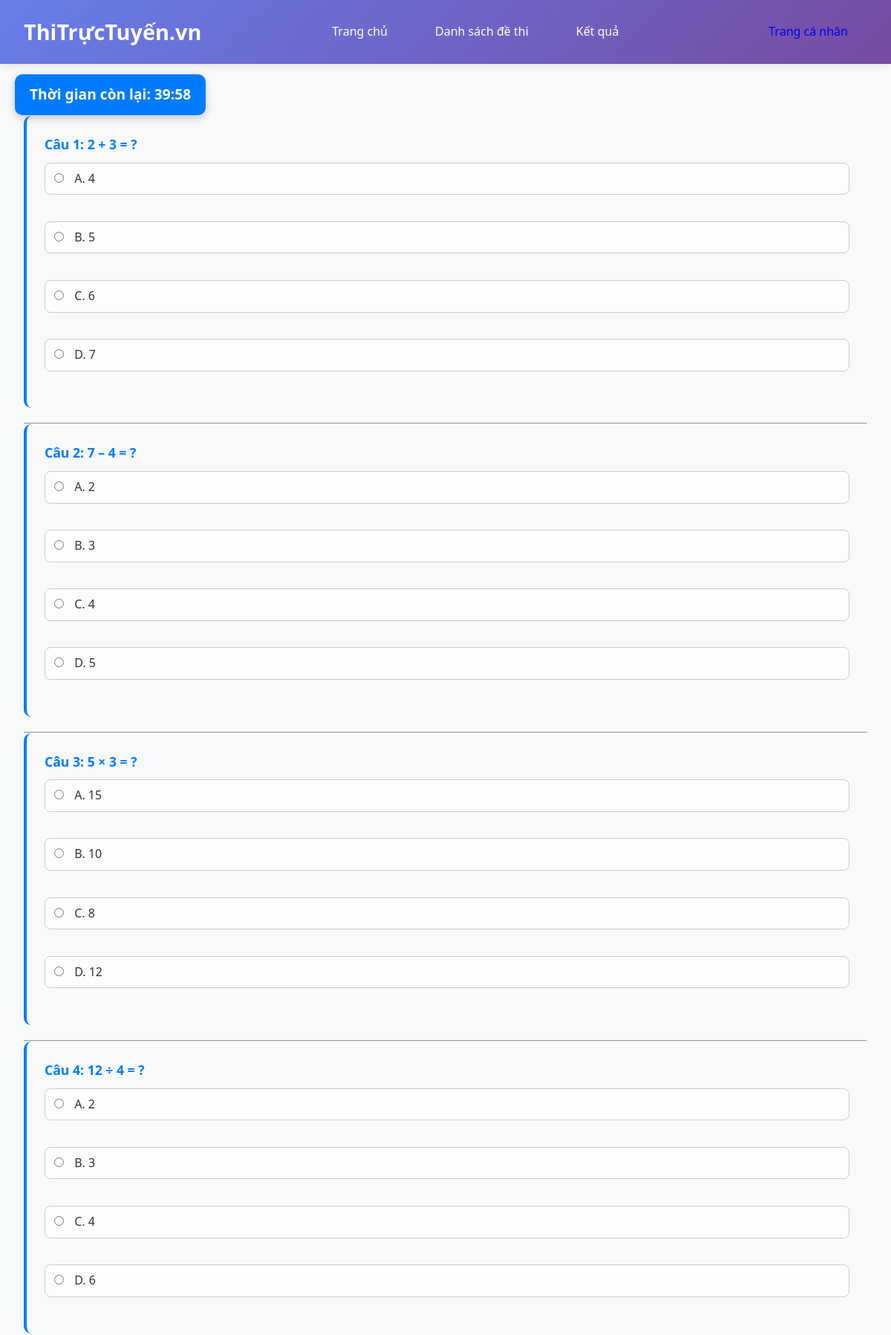
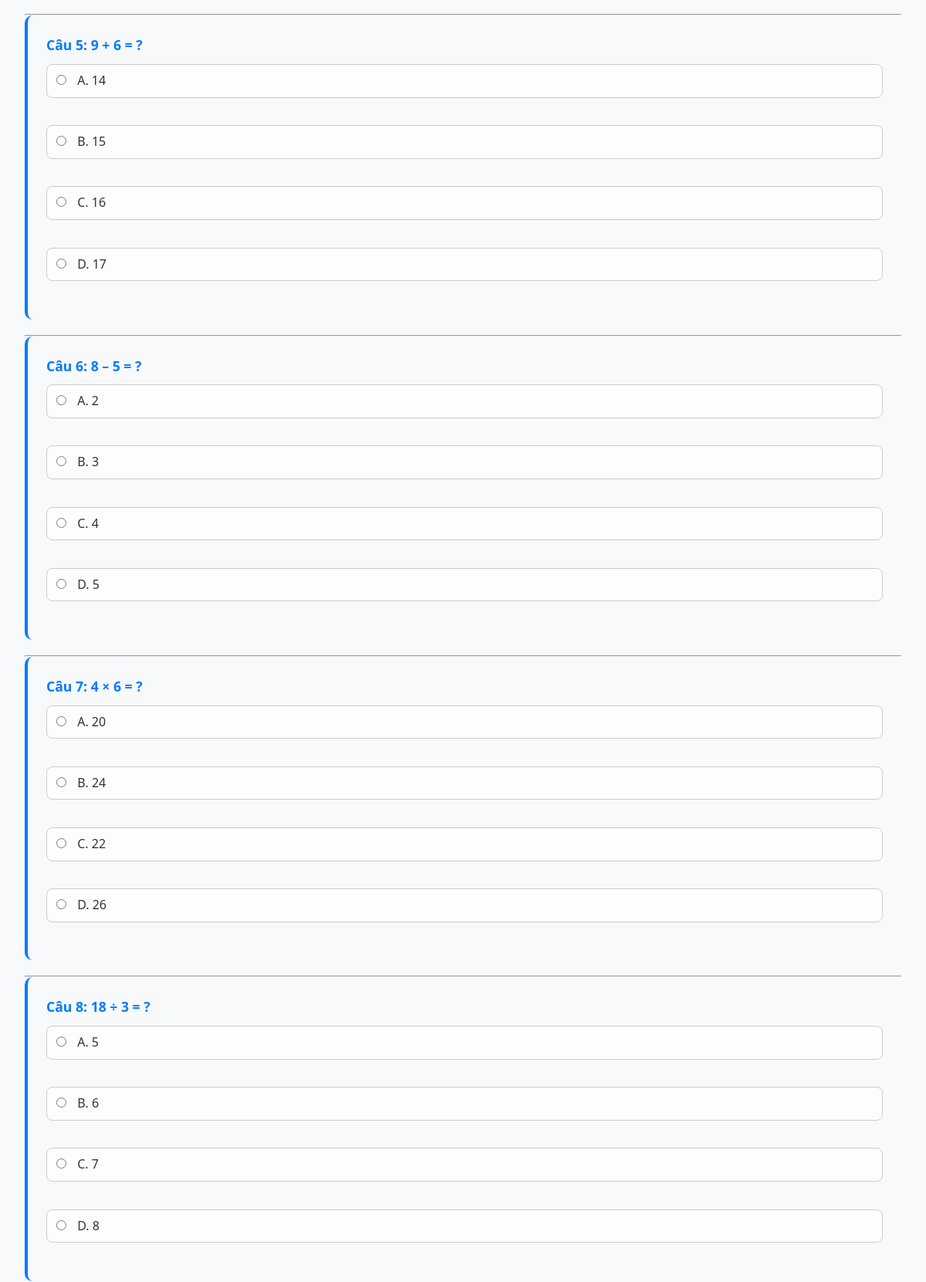
Page /chucnang/exam_page.php?exam_id=1 (signed in, upper part) on the committed database (2 pictures, top to bottom).
### tables this page shows
CREATE TABLE `questions` (
  `question_id` int(11) NOT NULL,
  `exam_id` int(11) NOT NULL,
  `question_text` text NOT NULL,
  `option_a` varchar(255) NOT NULL,
  `option_b` varchar(255) NOT NULL,
  `option_c` varchar(255) NOT NULL,
  `option_d` varchar(255) NOT NULL,
  `correct_answer` enum('A','B','C','D') NOT NULL,
  `created_at` timestamp NOT NULL DEFAULT current_timestamp()
);

### chucnang/exam_page.php (the view, shortened to what this page needs)
<?php
include("config/db.php");
$exam_id = intval($_GET['exam_id']);
$sql_exam = "SELECT * FROM exams WHERE exam_id = ?";
$stmt_exam = $conn->prepare($sql_exam);
$stmt_exam->bind_param("i", $exam_id);
$stmt_exam->execute();
$exam = $stmt_exam->get_result()->fetch_assoc();
$sql_mc = "SELECT question_id AS id, question_text, option_a, option_b, option_c, option_d, correct_answer, 'MC' AS type
           FROM questions WHERE exam_id = ?";
$stmt_mc = $conn->prepare($sql_mc);
$stmt_mc->bind_param("i", $exam_id);
$stmt_mc->execute();
$mc_questions = $stmt_mc->get_result()->fetch_all(MYSQLI_ASSOC);
$sql_essay = "SELECT question_id AS id, question_text, '' AS option_a, '' AS option_b, '' AS option_c, '' AS option_d, '' AS correct_answer, 'Essay' AS type
              FROM essay_questions WHERE exam_id = ?";
$stmt_essay = $conn->prepare($sql_essay);
$stmt_essay->bind_param("i", $exam_id);
$stmt_essay->execute();
$essay_questions = $stmt_essay->get_result()->fetch_all(MYSQLI_ASSOC);
$questions = array_merge($mc_questions, $essay_questions);
?>
<!DOCTYPE html>
<html lang="vi">
<head>
    <link rel="stylesheet" href="css/exam_page.css">
    <link rel="stylesheet" href="css/index.css">
</head>
<body>
<header>
<div class="header-container">
    <div class="logo">ThiTrựcTuyến.vn</div>
    <nav>
        <ul>
            <li><a href="main_page.php">Trang chủ</a></li>
            <li><a href="exam_list.php">Danh sách đề thi</a></li>
            <li><a href="result.php">Kết quả</a></li>
        </ul>
    </nav>
    <div class="auth-buttons"><a class="btn btn-profile" href="profile.php">Trang cá nhân</a></div>
</div>
</header>
<main>
<div id="timer">Thời gian còn lại: 00:00</div>
<h2><?php echo htmlspecialchars($exam['title']); ?> - <?php echo htmlspecialchars($exam['subject']); ?></h2>
<?php if ($_SERVER['REQUEST_METHOD'] != 'POST') { ?>
<form method="POST" id="examForm">
<?php
$i = 1;
foreach ($questions as $q) {
    echo "<div class='question'>";
    echo "<b>Câu {$i}: ".htmlspecialchars($q['question_text'])."</b><br>";
    if ($q['type'] == 'MC') {
        foreach (['A','B','C','D'] as $option) {
            $text = htmlspecialchars($q['option_'.strtolower($option)]);
            echo "<label><input type='radio' name='answer[$i]' value='$option'> $option. $text</label><br>";
        }
    } else {
        echo "<textarea name='answer[$i]' rows='4' placeholder='Nhập câu trả lời...'></textarea>";
    }
    echo "</div><hr>";
    $i++;
}
?>
</form>
<?php } ?>
</main>
</body>
</html>

### chucnang/css/exam_page.css (style rules this page uses)
.question, .QUESTION { background: #f1f7ff; padding: 18px 20px; margin-bottom: 20px; border-radius: 12px; border-left: 6px solid #007bff; transition: all 0.2s ease-in-out; }
.question b, .QUESTION b { color: #007bff; font-size: 1.1rem; }
.question label { display: block; margin-top: 10px; padding: 8px 12px; background: #fdfdfd; border-radius: 8px; border: 1px solid #ccc; cursor: pointer; transition: all 0.2s; }
.question input[type="radio"] { margin-right: 10px; }
#timer { position: fixed; top: 100px; left: 20px; background: #007bff; color: #fff; padding: 12px 20px; border-radius: 10px; font-size: 1.2rem; font-weight: bold; z-index: 9999; box-shadow: 0 4px 12px rgba(0,0,0,0.2); }

### chucnang/css/index.css (style rules this page uses)
* { margin: 0; padding: 0; box-sizing: border-box; }
body { font-family: 'Segoe UI', Tahoma, Geneva, Verdana, sans-serif; line-height: 1.6; color: #333; background-color: #f8f9fa; }
header { background: linear-gradient(135deg, #667eea 0%, #764ba2 100%); color: white; padding: 1rem 0; box-shadow: 0 2px 10px rgba(0,0,0,0.1); position: sticky; top: 0; z-index: 1000; }
.header-container { max-width: 1200px; margin: 0 auto; display: flex; justify-content: space-between; align-items: center; padding: 0 2rem; }
.logo { font-size: 1.8rem; font-weight: bold; color: white; text-decoration: none; }
nav ul { display: flex; list-style: none; gap: 2rem; }
nav a { color: white; text-decoration: none; padding: 0.5rem 1rem; border-radius: 5px; transition: background-color 0.3s; }
.auth-buttons { display: flex; gap: 1rem; }
.btn { padding: 0.75rem 1.5rem; border: none; border-radius: 5px; cursor: pointer; font-size: 1rem; font-weight: 500; text-decoration: none; display: inline-block; text-align: center; transition: all 0.3s ease; border: 2px solid transparent; }
main { max-width: 1200px; margin: 2rem auto; padding: 0 2rem; min-height: calc(100vh - 200px); }
.question { margin-bottom: 2.5rem; padding: 1.5rem; background: #f8f9fa; border-radius: 10px; border-left: 4px solid #007bff; }

### chucnang/exam_page.php (style rules this page uses)
.question { margin-bottom:20px; }

### rows in the picture
questions: question_text "2 + 3 = ?", option "A", option_a "4", option "B", option_b "5", option "C", option_c "6", option "D", option_d "7"
questions: question_text "7 – 4 = ?", option "A", option_a "2", option "B", option_b "3", option "C", option_c "4", option "D", option_d "5"
questions: question_text "5 × 3 = ?", option "A", option_a "15", option "B", option_b "10", option "C", option_c "8", option "D", option_d "12"
questions: question_text "12 ÷ 4 = ?", option "A", option_a "2", option "B", option_b "3", option "C", option_c "4", option "D", option_d "6"
questions: question_text "9 + 6 = ?", option "A", option_a "14", option "B", option_b "15", option "C", option_c "16", option "D", option_d "17"
questions: question_text "8 – 5 = ?", option "A", option_a "2", option "B", option_b "3", option "C", option_c "4", option "D", option_d "5"
questions: question_text "4 × 6 = ?", option "A", option_a "20", option "B", option_b "24", option "C", option_c "22", option "D", option_d "26"
questions: question_text "18 ÷ 3 = ?", option "A", option_a "5", option "B", option_b "6", option "C", option_c "7", option "D", option_d "8"
